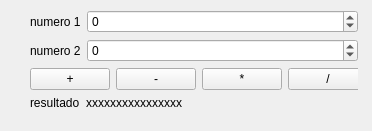
<?xml version="1.0" encoding="UTF-8"?>
<ui version="4.0">
 <class>Widget</class>
 <widget class="QWidget" name="Widget">
  <property name="geometry">
   <rect>
    <x>0</x>
    <y>0</y>
    <width>372</width>
    <height>131</height>
   </rect>
  </property>
  <property name="windowTitle">
   <string>Widget</string>
  </property>
  <widget class="QWidget" name="layoutWidget">
   <property name="geometry">
    <rect>
     <x>30</x>
     <y>10</y>
     <width>328</width>
     <height>103</height>
    </rect>
   </property>
   <layout class="QFormLayout" name="formLayout_2">
    <item row="1" column="0">
     <layout class="QHBoxLayout" name="horizontalLayout">
      <item>
       <widget class="QPushButton" name="suma">
        <property name="text">
         <string>+</string>
        </property>
       </widget>
      </item>
      <item>
       <widget class="QPushButton" name="resta">
        <property name="text">
         <string>-</string>
        </property>
       </widget>
      </item>
      <item>
       <widget class="QPushButton" name="multiplicacion">
        <property name="text">
         <string>*</string>
        </property>
       </widget>
      </item>
      <item>
       <widget class="QPushButton" name="division">
        <property name="text">
         <string>/</string>
        </property>
       </widget>
      </item>
     </layout>
    </item>
    <item row="2" column="0">
     <layout class="QHBoxLayout" name="horizontalLayout_2">
      <item>
       <widget class="QLabel" name="resultado2">
        <property name="text">
         <string>resultado</string>
        </property>
       </widget>
      </item>
      <item>
       <widget class="QLabel" name="resultado">
        <property name="text">
         <string>xxxxxxxxxxxxxxxx</string>
        </property>
       </widget>
      </item>
     </layout>
    </item>
    <item row="0" column="0" colspan="2">
     <layout class="QFormLayout" name="formLayout">
      <item row="0" column="0">
       <widget class="QLabel" name="error">
        <property name="text">
         <string>numero 1</string>
        </property>
       </widget>
      </item>
      <item row="0" column="1">
       <widget class="QSpinBox" name="n1">
        <property name="minimum">
         <number>-999999999</number>
        </property>
        <property name="maximum">
         <number>999999999</number>
        </property>
       </widget>
      </item>
      <item row="1" column="0">
       <widget class="QLabel" name="error2">
        <property name="text">
         <string>numero 2</string>
        </property>
       </widget>
      </item>
      <item row="1" column="1">
       <widget class="QSpinBox" name="n2">
        <property name="minimum">
         <number>-999999999</number>
        </property>
        <property name="maximum">
         <number>99999999</number>
        </property>
       </widget>
      </item>
     </layout>
    </item>
   </layout>
  </widget>
 </widget>
 <resources/>
 <connections/>
</ui>
